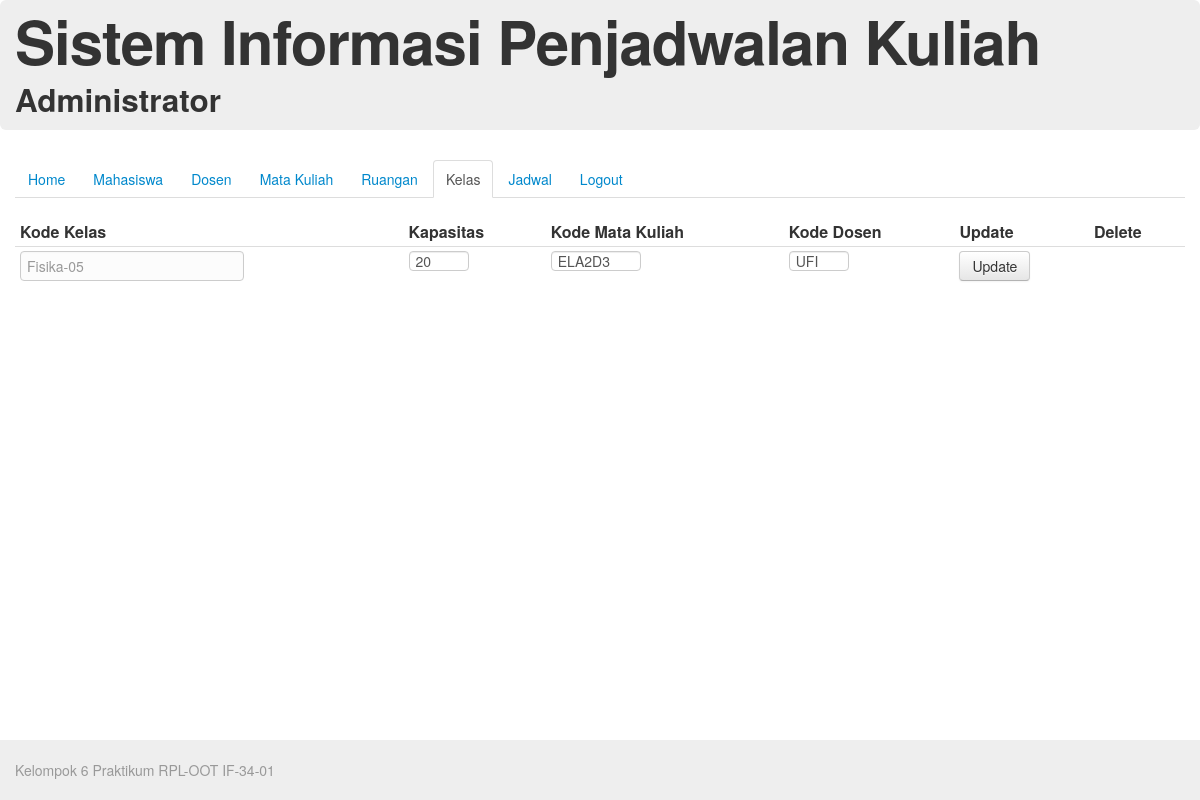
Page /source/index.php/adminController/formUpdateKelas/Fisika-05 on the committed database.
### tables this page shows
CREATE TABLE IF NOT EXISTS `kelas` (
  `kode_kelas` varchar(20) NOT NULL,
  `kapasitas` int(3) NOT NULL,
  `kode_matakuliah` varchar(6) NOT NULL,
  `kode_dosen` varchar(3) NOT NULL,
  PRIMARY KEY (`kode_kelas`),
  KEY `kode_dosen` (`kode_dosen`),
  KEY `kode_matakuliah` (`kode_matakuliah`)
);

### source/application/controllers/adminController.php (called while the page is built, shortened)
<?php if ( ! defined('BASEPATH')) exit('No direct script access allowed');
class AdminController extends CI_Controller {
	function formUpdateKelas($kode_kelas){
		$data['active'] = "kelas";
		$this->load->model('kelas');
		$data['kelas'] = $this->kelas->get($kode_kelas);
		$this->load->view('header');
		$this->load->view('admin/menu',$data);
		$this->load->view('admin/updateKelas', $data);
		$this->load->view('footer');
	}
}

### source/index.php (called while the page is built, shortened)
<?php
require_once BASEPATH.'core/CodeIgniter.php';

### source/application/models/kelas.php (called while the page is built, shortened)
<?php
class Kelas extends CI_Model{
	function get($kode_kelas){
		$query = $this->db->get_where('kelas', array('kode_kelas' => $kode_kelas));
		return $query->result();
	}
} ?>

### source/application/views/admin/updateKelas.php (the view, shortened to what this page needs)
<div id="content">
  <table class="table table-hover table-condensed">
    <thead>
      <tr>
        <th>Kode Kelas</th>
        <th>Kapasitas</th>
        <th>Kode Mata Kuliah</th>
        <th>Kode Dosen</th>
        <th>Update</th>
        <th>Delete</th>
      </tr>
    </thead>
    <tbody>
      <form action="<?php echo base_url(); ?>index.php/adminController/updateKelas" method="POST">
        <tr>
          <td><span class="uneditable-input input-large"><?php echo $kelas[0]->kode_kelas; ?></td>
          <td><input class="input-mini" type="text" name="kapasitas" placeholder="kapasitas" maxlength="3" value="<?php echo $kelas[0]->kapasitas ?>"></td>
          <td><input class="input-small" type="text" name="kode_matakuliah" placeholder="kode mata kuliah" maxlength="6" value="<?php echo $kelas[0]->kode_matakuliah ?>"></td>
          <td><input class="input-mini" type="text" name="kode_dosen" placeholder="kode dosen" maxlength="3" value="<?php echo $kelas[0]->kode_dosen ?>"></td>
          <td><input class="btn" type="submit" value="Update"></td>
          <td></td>
        </tr>
      </form>
    </tbody>
  </table>
</div>

### rows in the picture
kelas: kode_kelas "Fisika-05", kapasitas "20", kode_matakuliah "ELA2D3", kode_dosen "UFI"
